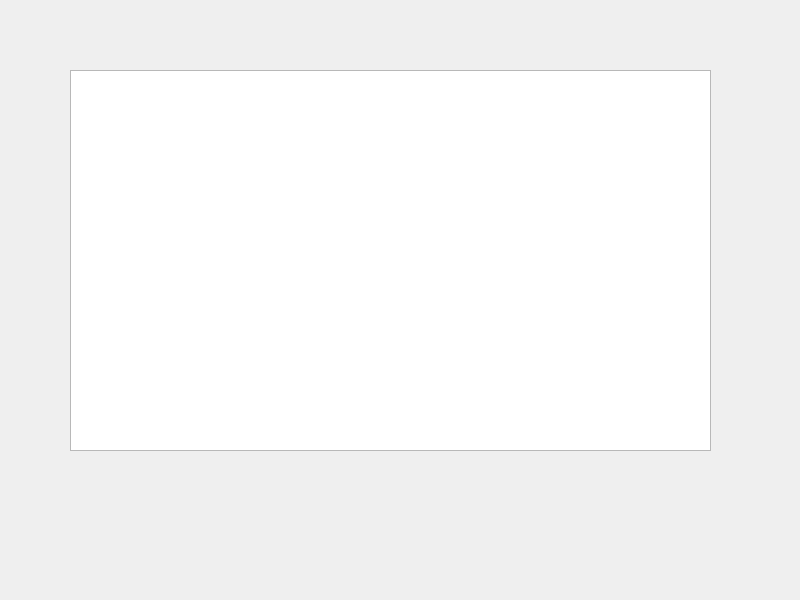
<?xml version="1.0" encoding="UTF-8"?>
<ui version="4.0">
 <class>Widget</class>
 <widget class="QWidget" name="Widget">
  <property name="geometry">
   <rect>
    <x>0</x>
    <y>0</y>
    <width>800</width>
    <height>600</height>
   </rect>
  </property>
  <property name="windowTitle">
   <string>2dGraphicsBasic2</string>
  </property>
  <widget class="GraphicsView" name="graphicsView">
   <property name="geometry">
    <rect>
     <x>70</x>
     <y>70</y>
     <width>641</width>
     <height>381</height>
    </rect>
   </property>
  </widget>
 </widget>
 <layoutdefault spacing="6" margin="11"/>
 <customwidgets>
  <customwidget>
   <class>GraphicsView</class>
   <extends>QGraphicsView</extends>
   <header>graphicsview.h</header>
  </customwidget>
 </customwidgets>
 <resources/>
 <connections/>
</ui>
